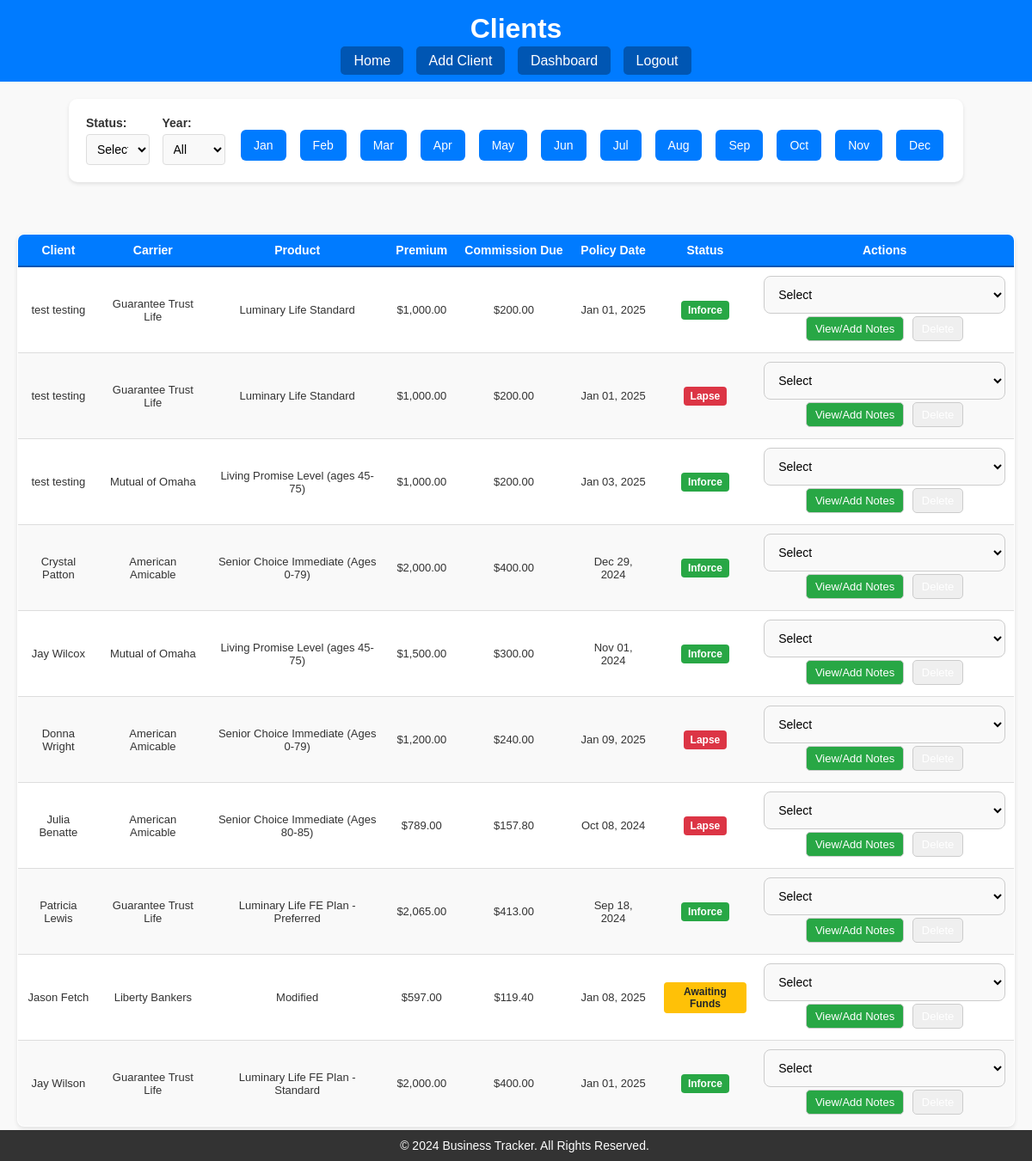
The page /clients (signed in) on the database its author committed.
### tables this page shows
CREATE TABLE clients (
    id INTEGER PRIMARY KEY AUTOINCREMENT,
    client_name TEXT NOT NULL,
    date_of_birth TEXT,
    carrier TEXT,
    product TEXT,
    annual_premium REAL,
    total_commission REAL,
    commission_paid REAL,
    status TEXT,
    policy_date TEXT,
    state TEXT,
    lead_source TEXT,
    username TEXT
, ip_date TEXT, first_payment_status TEXT DEFAULT 'Pending', commission_status TEXT DEFAULT 'Unpaid', percentage_due REAL, commission_due REAL, contact_attempts INTEGER DEFAULT 0, notes TEXT, needs_attention TEXT DEFAULT 'No Issues');

### app.py (the view)
@app.route('/clients', methods=['GET'])
def clients():
    if 'username' not in session:
        return redirect('/login')
    username = session['username']
    conn = sqlite3.connect('app.db')
    conn.row_factory = sqlite3.Row
    cursor = conn.cursor()
    try:
        cursor.execute("SELECT commission_level FROM agents WHERE username = ?", (username,))
        agent_data = cursor.fetchone()
        if not agent_data:
            return "Agent data not found.", 404
        commission_level = agent_data['commission_level'].upper()
        query = '''
        SELECT
            c.id,
            c.client_name,
            c.carrier,
            c.product,
            c.annual_premium,
            c.policy_date,
            c.status
        FROM clients c
        WHERE c.username = ?
        '''
        params = [username]
        month = request.args.get('month', '').strip()
        year = request.args.get('year', '').strip()
        status = request.args.get('status', '').strip().lower()
        if month:
            query += " AND strftime('%m', c.policy_date) = ?"
            params.append(f"{int(month):02d}")
        if year:
            query += " AND strftime('%Y', c.policy_date) = ?"
            params.append(year)
        if status and status != 'all':
            query += " AND LOWER(c.status) = ?"
            params.append(status)
        cursor.execute(query, params)
        clients_data = [dict(row) for row in cursor.fetchall()]
        for client in clients_data:
            try:
                carrier = client['carrier']
                product = client['product']
                product_details = get_commission_details(carrier, product, commission_level)
                if product_details:
                    commission_rate = product_details['commission_rate'] / 100
                    advance_rate = product_details['advance_rate'] / 100
                else:
                    commission_rate = 0.20
                    advance_rate = 1.0  # No advance applied
                annual_premium = float(client.get('annual_premium') or 0.0)
                total_commission = annual_premium * commission_rate
                commission_due = total_commission * advance_rate
                client['annual_premium'] = f"{annual_premium:,.2f}"
                client['total_commission'] = f"{total_commission:,.2f}"  # Total commission
                client['commission_due'] = f"{commission_due:,.2f}"  # Advance applied
                client['policy_date'] = datetime.strptime(client['policy_date'], '%Y-%m-%d').strftime('%b %d, %Y')
                client['status'] = (client['status'] or "Select").strip().lower()
            except (TypeError, ValueError):
                client['annual_premium'] = "$0.00"
                client['total_commission'] = "$0.00"
                client['commission_due'] = "$0.00"
                client['policy_date'] = "N/A"
                client['status'] = "Select"  # Default status if an error occurs
    except sqlite3.Error as e:
        print(f"Database error: {e}")
        return "Database error occurred.", 500
    finally:
        conn.close()
    statuses = ["all", "inforce", "pending lapse", "lapse", "awaiting funds"]
    return render_template(
        'clients.html',
        clients=clients_data,
        statuses=statuses,
        current_month=month,
        current_year=year,
        current_status=status,
    )

### app.py (called while the page is built)
def get_commission_details(carrier, product, contract_level):
    conn = sqlite3.connect('app.db')
    conn.row_factory = sqlite3.Row
    cursor = conn.cursor()
    cursor.execute('''
        SELECT commission_rate, advance_rate
        FROM carrier_products
        WHERE carrier = ? AND product = ? AND contract_level = ?
    ''', (carrier, product, contract_level))
    result = cursor.fetchone()
    conn.close()
    return result if result else None

### templates/clients.html (shortened to what this page needs)
<!DOCTYPE html>
<html lang="en">
<head>
    <link rel="stylesheet" href="/static/style.css">
</head>
<body>
    <header>
        <h1>Clients</h1>
        <nav>
            <a href="/">Home</a>
            <a href="/add_client">Add Client</a>
            <a href="/dashboard">Dashboard</a>
            <a href="/logout">Logout</a>
        </nav>
    </header>
    <div class="filters">
        <div class="filter-item">
            <label for="status">Status:</label>
            <select id="status" onchange="filterByStatus(this.value)">
                <option value="Select" {% if current_status == 'Select' %}selected{% endif %}>Select</option>
            </select>
        </div>
        <div class="filter-item">
            <label for="year">Year:</label>
            <select id="year" onchange="filterByYear(this.value)">
                <option value="all" {% if current_year == 'all' %}selected{% endif %}>All</option>
            </select>
        </div>
        <div class="month-buttons">
            {% for month, name in [("01", "Jan"), ("02", "Feb"), ("03", "Mar"), ("04", "Apr"), ("05", "May"), ("06", "Jun"),
                                   ("07", "Jul"), ("08", "Aug"), ("09", "Sep"), ("10", "Oct"), ("11", "Nov"), ("12", "Dec")] %}
            <button onclick="filterByMonth('{{ month }}')" class="month-button">{{ name }}</button>
            {% endfor %}
        </div>
    </div>
    <main>
        <div class="table-container">
            <table>
                <thead>
                    <tr>
                        <th>Client</th>
                        <th>Carrier</th>
                        <th>Product</th>
                        <th>Premium</th>
                        <th>Commission Due</th>
                        <th>Policy Date</th>
                        <th>Status</th>
                        <th>Actions</th>
                    </tr>
                </thead>
                <tbody>
                    {% if clients %}
                        {% for client in clients %}
                        <tr>
                            <td>{{ client['client_name'] }}</td>
                            <td>{{ client['carrier'] }}</td>
                            <td>{{ client['product'] }}</td>
                            <td>${{ client['annual_premium'] }}</td>
                            <td>${{ client['commission_due'] }}</td>
                            <td>{{ client['policy_date']|default('N/A') }}</td>
                            <td>
                                <span class="status-badge {{ client['status'] | lower | replace(' ', '-') if client['status'] != 'Select' else 'default' }}">
                                    {{ client['status'] if client['status'] != 'Select' else 'No Status' }}
                                </span>
                            </td>
                            <td>
                                <form method="POST" action="/update_status" style="display:inline;">
                                    <select name="new_status" onchange="this.form.submit()">
                                        <option value="Select" {% if client['status'] == '' or client['status'] is none %}selected{% endif %}>Select</option>
                                    </select>
                                </form>
                                <button class="notes-button" onclick="openNotesModal('{{ client['id'] }}', '{{ client['client_name'] }}')">
                                    View/Add Notes
                                </button>
                                <form method="POST" action="/delete_client" style="display:inline;" onsubmit="return confirm('Are you sure you want to delete this client?');">
                                    <button type="submit" class="delete-button">Delete</button>
                                </form>
                            </td>
                        </tr>
                        {% endfor %}
                    {% else %}
                        <tr>
                            <td colspan="8">No clients found.</td>
                        </tr>
                    {% endif %}
                </tbody>
            </table>
        </div>
    </main>
    <footer>
        <p>&copy; 2024 Business Tracker. All Rights Reserved.</p>
    </footer>
</body>
</html>

### static/style.css (style rules this page uses)
body { font-family: Arial, sans-serif; margin: 0; padding: 0; background-color: #ff0000; color: #333; }
header { background-color: #007bff; color: white; padding: 15px; text-align: center; }
header h1 { margin: 0; }
footer { background-color: #333; color: white; text-align: center; padding: 10px; position: fixed; bottom: 0; width: 100%; }
footer p { margin: 0; font-size: 14px; }
nav { margin-top: 10px; }
nav a { color: white; text-decoration: none; padding: 8px 15px; border-radius: 5px; background-color: #0056b3; margin: 0 5px; transition: background-color 0.3s; }
main { padding: 20px; max-width: 1200px; margin: 0 auto; flex: 1; }
.filter-item { flex: 1 1 180px; text-align: left; }
.filter-item label { font-weight: bold; margin-bottom: 5px; display: block; color: #333; }
.filter-item select, .filter-item input { width: 100%; padding: 6px; border: 1px solid #ccc; border-radius: 5px; font-size: 13px; background-color: #f9f9f9; }
table { width: 100%; border-collapse: collapse; margin: 20px auto; background: white; border: 1px solid #ddd; border-radius: 8px; overflow: hidden; box-shadow: 0 2px 5px rgba(0, 0, 0, 0.1); font-size: 14px; }
thead th { background-color: #007bff; color: white; padding: 10px; text-align: center; font-size: 14px; border-bottom: 2px solid #0056b3; white-space: nowrap; }
tbody td { padding: 10px; border-bottom: 1px solid #ddd; text-align: center; vertical-align: middle; font-size: 13px; }
tbody tr:nth-child(even) { background-color: #f9f9f9; }
button, .status-button, .notes-button { padding: 6px 10px; margin: 3px; border-radius: 5px; border: 1px solid #ccc; color: #007bff; font-size: 13px; cursor: pointer; transition: background-color 0.3s; }
.notes-button { background-color: #28a745; }
select { padding: 6px; border: 1px solid #ccc; border-radius: 5px; font-size: 13px; background-color: #fff; }
.status-badge { display: inline-block; padding: 4px 8px; font-size: 12px; font-weight: bold; border-radius: 4px; color: #fff; text-transform: capitalize; }
.status-badge.inforce { background-color: #28a745; }
.status-badge.awaiting-funds { background-color: #ffc107; color: #212529; }
.status-badge.lapse { background-color: #dc3545; }
.notes-button { background-color: #28a745; color: white; padding: 10px 20px; border: none; border-radius: 5px; font-size: 14px; cursor: pointer; transition: background-color 0.3s; }
button, .status-button, .notes-button { display: inline-block; padding: 6px 10px; margin: 3px; border-radius: 5px; border: 1px solid #ccc; color: white; font-size: 13px; cursor: pointer; text-align: center; text-decoration: none; transition: background-color 0.3s; }
body { display: flex; flex-direction: column; font-family: Arial, sans-serif; background-color: #f9f9f9; margin: 0; padding: 0; color: #333; }
main { max-width: 1200px; margin: 0 auto; padding: 20px; }
.filters { display: flex; align-items: center; gap: 10px; margin-bottom: 20px; }
.filters label { font-weight: bold; }
.filters select { padding: 8px; border: 1px solid #ddd; border-radius: 4px; font-size: 14px; }
.filters { display: flex; justify-content: space-between; gap: 15px; margin: 20px auto; padding: 20px; background: white; border-radius: 10px; box-shadow: 0 2px 4px rgba(0, 0, 0, 0.1); max-width: 1000px; }
.filter-item { flex: 1; text-align: left; }
.month-buttons { display: flex; flex-wrap: wrap; gap: 10px; margin-top: 10px; }
.month-button { padding: 10px 15px; background-color: #007bff; color: white; border: none; border-radius: 6px; cursor: pointer; font-size: 14px; transition: background-color 0.3s ease; }
form { display: flex; flex-wrap: wrap; gap: 20px; justify-content: space-between; }
input, select { padding: 12px; border: 1px solid #ccc; border-radius: 8px; font-size: 14px; background-color: #f9f9f9; width: 100%; }
label { font-weight: bold; font-size: 14px; }

### rows shown on the page
clients: client_name "test testing", carrier "Guarantee Trust Life", product "Luminary Life Standard", annual_premium "1,000.00", commission_due "200.00", policy_date "Jan 01, 2025", status "Inforce"
clients: client_name "test testing", carrier "Guarantee Trust Life", product "Luminary Life Standard", annual_premium "1,000.00", commission_due "200.00", policy_date "Jan 01, 2025", status "Lapse"
clients: client_name "test testing", carrier "Mutual of Omaha", product "Living Promise Level (ages 45-75)", annual_premium "1,000.00", commission_due "200.00", policy_date "Jan 03, 2025", status "Inforce"
clients: client_name "Crystal Patton", carrier "American Amicable", product "Senior Choice Immediate (Ages 0-79)", annual_premium "2,000.00", commission_due "400.00", policy_date "Dec 29, 2024", status "Inforce"
clients: client_name "Jay Wilcox", carrier "Mutual of Omaha", product "Living Promise Level (ages 45-75)", annual_premium "1,500.00", commission_due "300.00", policy_date "Nov 01, 2024", status "Inforce"
clients: client_name "Donna Wright", carrier "American Amicable", product "Senior Choice Immediate (Ages 0-79)", annual_premium "1,200.00", commission_due "240.00", policy_date "Jan 09, 2025", status "Lapse"
clients: client_name "Julia Benatte", carrier "American Amicable", product "Senior Choice Immediate (Ages 80-85)", annual_premium "789.00", commission_due "157.80", policy_date "Oct 08, 2024", status "Lapse"
clients: client_name "Patricia Lewis", carrier "Guarantee Trust Life", product "Luminary Life FE Plan - Preferred", annual_premium "2,065.00", commission_due "413.00", policy_date "Sep 18, 2024", status "Inforce"
clients: client_name "Jason Fetch", carrier "Liberty Bankers", product "Modified", annual_premium "597.00", commission_due "119.40", policy_date "Jan 08, 2025", status "Awaiting Funds"
clients: client_name "Jay Wilson", carrier "Guarantee Trust Life", product "Luminary Life FE Plan - Standard", annual_premium "2,000.00", commission_due "400.00", policy_date "Jan 01, 2025", status "Inforce"

### other values the page prints
{{ name }} "Jan" "Feb" "Mar" "Apr" "May" "Jun" "Jul" "Aug" "Sep" "Oct" "Nov" "Dec"
